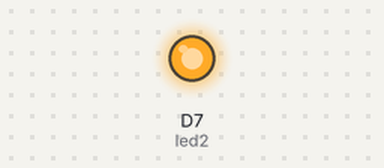
Bench run of a sketch on a simulated ESP8266 (NodeMCU). Parts: output pins drawn as LEDs (lit = HIGH).

Above: at 0.2 s.
At 27.0 s:
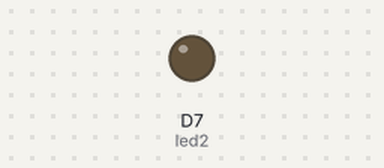
Timing chart, 0 to 29.3 s (numbered marks = the images above):
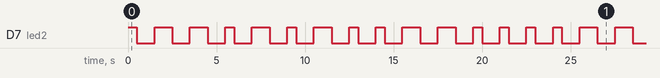

Measured:
- by itself, D7 (led2): moves between LOW and HIGH, repeating every 22.5 s
- by itself, everything shown: repeats every 22.5 s, in 26 steps

The sketch:

BlinkNameLastName.ino
```cpp
int led2 = D7;

void setup() {
  pinMode(led2, OUTPUT);

}


void loop() {
//Showing "W"
   digitalWrite(led2, HIGH);
  delay(500); //Short blink
  digitalWrite(led2, LOW);
  delay(1000);

  digitalWrite(led2, HIGH);
  delay(1000); //Long Blink
  digitalWrite(led2, LOW);
  delay(1000);

  digitalWrite(led2, HIGH);
  delay(1000); //Long Blink
  digitalWrite(led2, LOW);
  delay(1000);
//Showing "A"
digitalWrite(led2, HIGH);
  delay(500); //Short blink
  digitalWrite(led2, LOW);
  delay(1000);

digitalWrite(led2, HIGH);
  delay(1000); //Long Blink
  digitalWrite(led2, LOW);
  delay(1000);
//Showing "R"
digitalWrite(led2, HIGH);
  delay(500); //Short blink
  digitalWrite(led2, LOW);
  delay(1000);

digitalWrite(led2, HIGH);
  delay(1000); //Long Blink
  digitalWrite(led2, LOW);
  delay(1000);

  digitalWrite(led2, HIGH);
  delay(500); //Short blink
  digitalWrite(led2, LOW);
  delay(1000);
//Showing "A"
digitalWrite(led2, HIGH);
  delay(500); //Short blink
  digitalWrite(led2, LOW);
  delay(1000);

digitalWrite(led2, HIGH);
  delay(1000); //Long Blink
  digitalWrite(led2, LOW);
  delay(1000);
//Showing "D"
digitalWrite(led2, HIGH);
  delay(1000); //Long Blink
  digitalWrite(led2, LOW);
  delay(1000);

  digitalWrite(led2, HIGH);
  delay(500); //Short blink
  digitalWrite(led2, LOW);
  delay(1000);

  digitalWrite(led2, HIGH);
  delay(500); //Short blink
  digitalWrite(led2, LOW);
  delay(1000);
//Showing "E"
digitalWrite(led2, HIGH);
  delay(500); //Short blink
  digitalWrite(led2, LOW);
  delay(1000);

}
```
